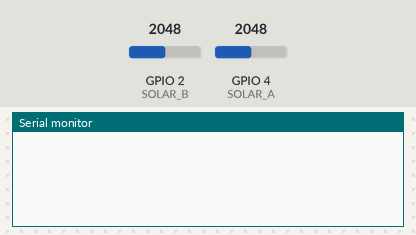
This program was run on a simulated ESP32. Parts: the last lines printed to the serial monitor. Inputs (shaded band) come from the test bench; at power-on: GPIO 2 (SOLAR_B) = 2048, GPIO 4 (SOLAR_A) = 2048.

Above: at 1.2 s.
1.3 s: GPIO 2 (SOLAR_B) set to 1960
At 2.8 s:
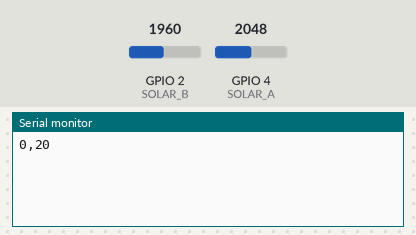
4.3 s: GPIO 4 (SOLAR_A) set to 2866
At 5.6 s:
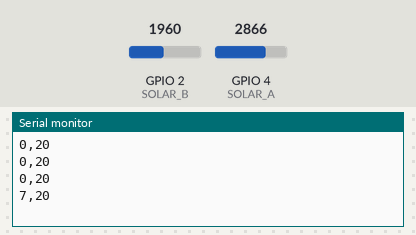
5.8 s: GPIO 2 (SOLAR_B) set to 2040
At 6.5 s:
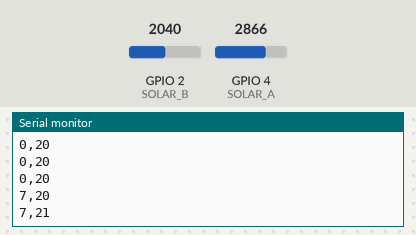
7.3 s: GPIO 4 (SOLAR_A) set to 3603
At 8.8 s:
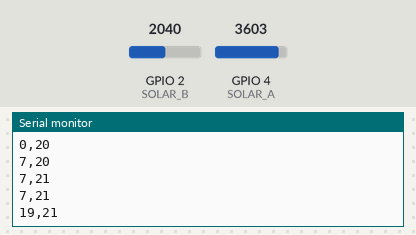
Timing chart, 0 to 9.8 s (numbered marks = the images above; inputs shaded):
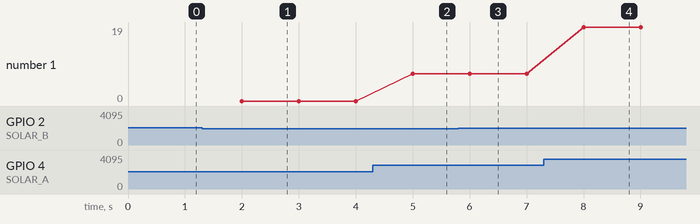

Measured:
- after the input at 1.3 s, the serial monitor: prints a new line after 0.70 s (image 1)
- after the input at 4.3 s, the serial monitor: prints a new line after 0.70 s (image 2)
- after the input at 5.8 s, the serial monitor: prints a new line after 0.21 s (image 3)
- after the input at 7.3 s, the serial monitor: prints a new line after 0.71 s (image 4)
- plotted number 1: 0 → 7 after the input at 4.3 s, 7 → 19 after the input at 7.3 s

The program:

main.cpp
```cpp
#include <Arduino.h>
// #include "MegunoLink.h"
// #include "Filter.h"
#define SOLAR_A 4
#define SOLAR_B 2
#define ARR_SIZE 10

unsigned long timer = 0;
unsigned long trigger = 0;
// ExponentialFilter<long> ADCFilter_A(10, 0);
// ExponentialFilter<long> ADCFilter_B(10, 0);
unsigned long avgTimer = 0;
int solarArray_A[ARR_SIZE];
int solarArray_B[ARR_SIZE];
byte counter = 0;

void addToBuffer(unsigned long timeStep, int scalar)
{
  if (counter >= ARR_SIZE)
  {
    counter = 0;
  }
  if ((timer - avgTimer) > timeStep)
  {
    solarArray_A[counter] = int(analogRead(SOLAR_A) / scalar);
    solarArray_B[counter] = int(analogRead(SOLAR_B) / scalar);
    avgTimer = timer;
    counter++;
  }
}

int avgValue(byte run, int *ptr)
{
  int sum = 0;
  for (byte i = 0; i < run; i++)
  {
    int temp = *(ptr + i);
    sum += temp;
  }
  return (sum / run);
}

void setup()
{
  pinMode(SOLAR_A, INPUT);
  pinMode(SOLAR_B, INPUT);

  for (byte i = 0; i < ARR_SIZE; i++)
  {
    solarArray_A[i] = 0;
    solarArray_B[i] = 0;
  }
  Serial.begin(9600);
}

void loop()
{
  timer = millis();
  addToBuffer(10, 64); //4096 / 64 > 0 - 63
  // int raw_B = analogRead(SOLAR_B);
  // ADCFilter_B.Filter(raw_B);
  if (timer > 2000 && timer - trigger > 1000)
  {
    // Serial.println("--------------");
    // Serial.println(solarArray_A[0]);
    // Serial.println(solarArray_A[1]);
    // Serial.println(solarArray_A[2]);
    // Serial.println(solarArray_A[3]);
    // Serial.println(solarArray_A[4]);
    // Serial.println(solarArray_A[5]);
    // Serial.println(solarArray_A[6]);
    // Serial.println(solarArray_A[7]);
    // Serial.println(solarArray_A[8]);
    // Serial.println(solarArray_A[9]);
    // Serial.println("--------------");

    // Serial.print(ADCFilter_A.Current());
    int value_A = avgValue(ARR_SIZE, solarArray_A) - 37;
    if (value_A < 0)
    {
      value_A = 0;
    }
    int value_B = avgValue(ARR_SIZE, solarArray_B) - 10;
    if (value_B < 0)
    {
      value_B = 0;
    }
    Serial.print(value_A);
    Serial.print(",");
    // Serial.println(ADCFilter_B.Current());
    Serial.println(value_B);
    trigger = timer;
  }
}
```
